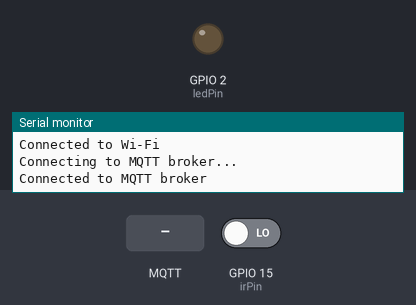
This sketch was run on a simulated ESP32. On the bench: output pins drawn as LEDs (lit = HIGH), the last lines printed to the serial monitor. The test bench sets the inputs (shaded band); at power-on: GPIO 15 (irPin) LOW. WiFi joins after 1.5 s; servers stay silent unless stated; no MQTT or app messages arrive unless stated.

Above: at 3.2 s.
3.3 s: MQTT message "1" arrives on the first subscribed topic
At 4.9 s:
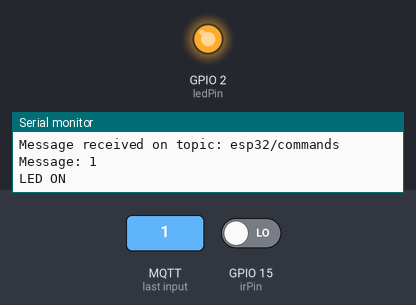
7.5 s: MQTT message "0" arrives on the first subscribed topic
At 9.1 s:
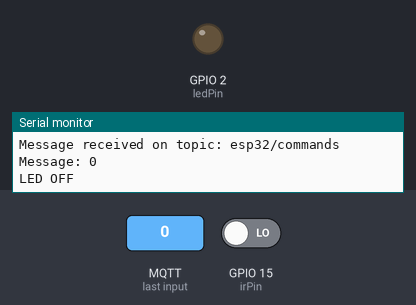
Timing chart, 0 to 10.6 s (numbered marks = the images above; inputs shaded):
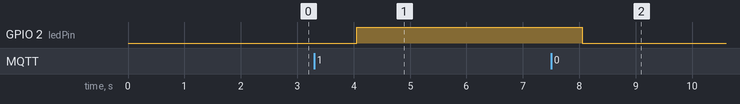

Measured:
- after the input at 3.3 s, GPIO 2 (ledPin): LOW → HIGH after 0.75 s
- after the input at 7.5 s, GPIO 2 (ledPin): HIGH → LOW after 0.56 s

The sketch:

send_recive_data_mqtt.ino
```cpp
#include <WiFi.h>
#include <PubSubClient.h>

// Wi-Fi credentials
const char* ssid = "Vishnu";
const char* password = "sainath2001";

// MQTT broker details
const char* mqtt_broker = "192.168.0.141"; // Replace with your server's IP
const int mqtt_port = 1883;
const char* dataTopic = "esp32/data";
const char* commandTopic = "esp32/commands";

// IR sensor pin
const int irPin = 15;
int sensorState = LOW;

// LED pin
const int ledPin = 2;

// WiFi and MQTT clients
WiFiClient espClient;
PubSubClient client(espClient);

void setup() {
  Serial.begin(115200);
  pinMode(irPin, INPUT);
  pinMode(ledPin, OUTPUT);

  // Connect to Wi-Fi
  WiFi.begin(ssid, password);
  while (WiFi.status() != WL_CONNECTED) {
    delay(1000);
    Serial.println("Connecting to Wi-Fi...");
  }
  Serial.println("Connected to Wi-Fi");

  // Connect to MQTT broker
  client.setServer(mqtt_broker, mqtt_port);
  client.setCallback(callback);

  while (!client.connected()) {
    Serial.println("Connecting to MQTT broker...");
    if (client.connect("ESP32Bidirectional")) {
      Serial.println("Connected to MQTT broker");
    } else {
      Serial.print("Failed, state: ");
      Serial.println(client.state());
      delay(2000);
    }
  }

  // Subscribe to command topic
  client.subscribe(commandTopic);
}

void callback(char* topic, byte* payload, unsigned int length) {
  String message;
  for (int i = 0; i < length; i++) {
    message += (char)payload[i];
  }

  Serial.print("Message received on topic: ");
  Serial.println(topic);
  Serial.print("Message: ");
  Serial.println(message);

  // Handle commands (1 to turn LED on, 0 to turn LED off)
  if (String(topic) == commandTopic) {
    if (message == "1") {
      digitalWrite(ledPin, HIGH);
      Serial.println("LED ON");
    } else if (message == "0") {
      digitalWrite(ledPin, LOW);
      Serial.println("LED OFF");
    } else {
      Serial.println("Unknown command");
    }
  }
}

void loop() {
  client.loop();

  // Publish IR sensor state
  int currentState = digitalRead(irPin);
  if (currentState != sensorState) {
    sensorState = currentState;
    String data = (sensorState == HIGH) ? "Object Detected" : "No Object";
    client.publish(dataTopic, data.c_str());
    Serial.println("Published data: " + data);
  }

  delay(1000);
}
```
